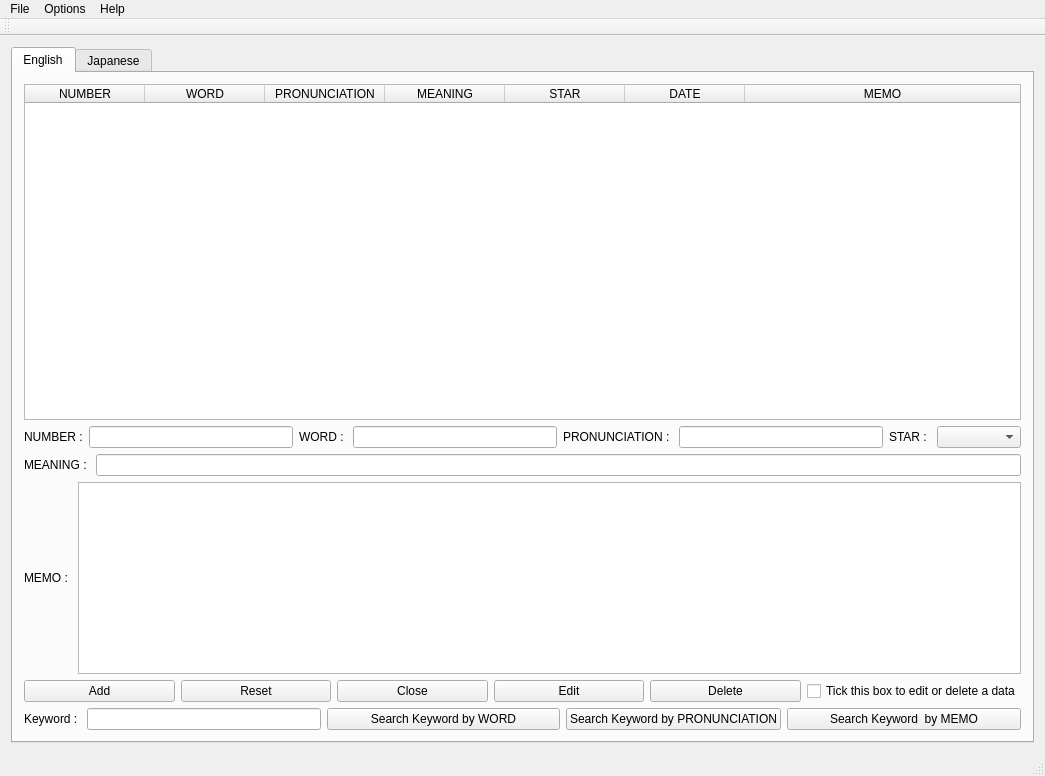
<?xml version="1.0" encoding="UTF-8"?>
<ui version="4.0">
 <class>MainWindow</class>
 <widget class="QMainWindow" name="MainWindow">
  <property name="geometry">
   <rect>
    <x>0</x>
    <y>0</y>
    <width>1045</width>
    <height>776</height>
   </rect>
  </property>
  <property name="sizePolicy">
   <sizepolicy hsizetype="Expanding" vsizetype="Expanding">
    <horstretch>0</horstretch>
    <verstretch>0</verstretch>
   </sizepolicy>
  </property>
  <property name="windowTitle">
   <string>MainWindow</string>
  </property>
  <property name="windowIcon">
   <iconset resource="Word-savvy.qrc">
    <normaloff>:/images/Word-savvy.ico</normaloff>:/images/Word-savvy.ico</iconset>
  </property>
  <property name="styleSheet">
   <string notr="true"/>
  </property>
  <widget class="QWidget" name="centralWidget">
   <layout class="QHBoxLayout" name="horizontalLayout_3">
    <item>
     <widget class="QTabWidget" name="tabWidget">
      <property name="currentIndex">
       <number>0</number>
      </property>
      <widget class="QWidget" name="English_tab">
       <attribute name="title">
        <string>English</string>
       </attribute>
       <layout class="QHBoxLayout" name="horizontalLayout_10">
        <item>
         <layout class="QVBoxLayout" name="verticalLayout">
          <item>
           <widget class="QTableWidget" name="English_tableWidget">
            <property name="sizePolicy">
             <sizepolicy hsizetype="Expanding" vsizetype="Expanding">
              <horstretch>0</horstretch>
              <verstretch>0</verstretch>
             </sizepolicy>
            </property>
            <property name="autoFillBackground">
             <bool>false</bool>
            </property>
            <property name="editTriggers">
             <set>QAbstractItemView::NoEditTriggers</set>
            </property>
            <property name="alternatingRowColors">
             <bool>false</bool>
            </property>
            <property name="textElideMode">
             <enum>Qt::ElideRight</enum>
            </property>
            <property name="sortingEnabled">
             <bool>false</bool>
            </property>
            <attribute name="horizontalHeaderCascadingSectionResizes">
             <bool>true</bool>
            </attribute>
            <attribute name="horizontalHeaderDefaultSectionSize">
             <number>120</number>
            </attribute>
            <attribute name="horizontalHeaderStretchLastSection">
             <bool>true</bool>
            </attribute>
            <attribute name="verticalHeaderVisible">
             <bool>false</bool>
            </attribute>
            <attribute name="verticalHeaderStretchLastSection">
             <bool>false</bool>
            </attribute>
            <column>
             <property name="text">
              <string>NUMBER</string>
             </property>
            </column>
            <column>
             <property name="text">
              <string>WORD</string>
             </property>
            </column>
            <column>
             <property name="text">
              <string>PRONUNCIATION</string>
             </property>
            </column>
            <column>
             <property name="text">
              <string>MEANING</string>
             </property>
            </column>
            <column>
             <property name="text">
              <string>STAR</string>
             </property>
            </column>
            <column>
             <property name="text">
              <string>DATE</string>
             </property>
            </column>
            <column>
             <property name="text">
              <string>MEMO</string>
             </property>
            </column>
           </widget>
          </item>
          <item>
           <layout class="QHBoxLayout" name="horizontalLayout">
            <item>
             <widget class="QLabel" name="label_4">
              <property name="text">
               <string>NUMBER :</string>
              </property>
             </widget>
            </item>
            <item>
             <widget class="QLineEdit" name="English_number_lineEdit">
              <property name="readOnly">
               <bool>true</bool>
              </property>
             </widget>
            </item>
            <item>
             <widget class="QLabel" name="label">
              <property name="text">
               <string>WORD : </string>
              </property>
             </widget>
            </item>
            <item>
             <widget class="QLineEdit" name="English_word_lineEdit"/>
            </item>
            <item>
             <widget class="QLabel" name="label_2">
              <property name="text">
               <string>PRONUNCIATION : </string>
              </property>
             </widget>
            </item>
            <item>
             <widget class="QLineEdit" name="English_pronunciation_lineEdit"/>
            </item>
            <item>
             <widget class="QLabel" name="label_11">
              <property name="text">
               <string>STAR : </string>
              </property>
             </widget>
            </item>
            <item>
             <widget class="QComboBox" name="English_comboBox">
              <item>
               <property name="text">
                <string/>
               </property>
              </item>
              <item>
               <property name="text">
                <string>★</string>
               </property>
              </item>
              <item>
               <property name="text">
                <string>★★</string>
               </property>
              </item>
              <item>
               <property name="text">
                <string>★★★</string>
               </property>
              </item>
              <item>
               <property name="text">
                <string>★★★★</string>
               </property>
              </item>
              <item>
               <property name="text">
                <string>★★★★★</string>
               </property>
              </item>
             </widget>
            </item>
           </layout>
          </item>
          <item>
           <layout class="QHBoxLayout" name="horizontalLayout_2">
            <item>
             <widget class="QLabel" name="label_3">
              <property name="text">
               <string>MEANING : </string>
              </property>
             </widget>
            </item>
            <item>
             <widget class="QLineEdit" name="English_meaning_lineEdit"/>
            </item>
           </layout>
          </item>
          <item>
           <layout class="QHBoxLayout" name="horizontalLayout_5">
            <item>
             <widget class="QLabel" name="label_5">
              <property name="text">
               <string>MEMO : </string>
              </property>
             </widget>
            </item>
            <item>
             <widget class="QTextEdit" name="English_textEdit">
              <property name="sizePolicy">
               <sizepolicy hsizetype="Expanding" vsizetype="Minimum">
                <horstretch>0</horstretch>
                <verstretch>0</verstretch>
               </sizepolicy>
              </property>
             </widget>
            </item>
           </layout>
          </item>
          <item>
           <layout class="QHBoxLayout" name="horizontalLayout_6">
            <item>
             <widget class="QPushButton" name="English_add_pushButton">
              <property name="sizePolicy">
               <sizepolicy hsizetype="Minimum" vsizetype="Fixed">
                <horstretch>0</horstretch>
                <verstretch>0</verstretch>
               </sizepolicy>
              </property>
              <property name="minimumSize">
               <size>
                <width>0</width>
                <height>0</height>
               </size>
              </property>
              <property name="text">
               <string>Add</string>
              </property>
             </widget>
            </item>
            <item>
             <widget class="QPushButton" name="English_reset_pushButton">
              <property name="text">
               <string>Reset</string>
              </property>
             </widget>
            </item>
            <item>
             <widget class="QPushButton" name="English_close_pushButton">
              <property name="sizePolicy">
               <sizepolicy hsizetype="Minimum" vsizetype="Fixed">
                <horstretch>0</horstretch>
                <verstretch>0</verstretch>
               </sizepolicy>
              </property>
              <property name="text">
               <string>Close</string>
              </property>
             </widget>
            </item>
            <item>
             <widget class="QPushButton" name="English_edit_pushButton">
              <property name="text">
               <string>Edit</string>
              </property>
             </widget>
            </item>
            <item>
             <widget class="QPushButton" name="English_delete_pushButton">
              <property name="text">
               <string>Delete</string>
              </property>
             </widget>
            </item>
            <item>
             <widget class="QCheckBox" name="English_checkBox">
              <property name="text">
               <string>Tick this box to edit or delete a data</string>
              </property>
             </widget>
            </item>
           </layout>
          </item>
          <item>
           <layout class="QHBoxLayout" name="horizontalLayout_12">
            <item>
             <widget class="QLabel" name="label_13">
              <property name="text">
               <string>Keyword : </string>
              </property>
             </widget>
            </item>
            <item>
             <widget class="QLineEdit" name="English_keyword_lineEdit">
              <property name="sizePolicy">
               <sizepolicy hsizetype="Expanding" vsizetype="Fixed">
                <horstretch>0</horstretch>
                <verstretch>0</verstretch>
               </sizepolicy>
              </property>
              <property name="minimumSize">
               <size>
                <width>200</width>
                <height>0</height>
               </size>
              </property>
             </widget>
            </item>
            <item>
             <widget class="QPushButton" name="search_English_keyword_by_word_pushButton">
              <property name="sizePolicy">
               <sizepolicy hsizetype="Expanding" vsizetype="Fixed">
                <horstretch>0</horstretch>
                <verstretch>0</verstretch>
               </sizepolicy>
              </property>
              <property name="text">
               <string>Search Keyword by WORD</string>
              </property>
             </widget>
            </item>
            <item>
             <widget class="QPushButton" name="search_English_keyword_by_pronunciation_pushButton">
              <property name="text">
               <string>Search Keyword by PRONUNCIATION</string>
              </property>
             </widget>
            </item>
            <item>
             <widget class="QPushButton" name="search_English_keyword_by_memo_pushButton">
              <property name="sizePolicy">
               <sizepolicy hsizetype="Expanding" vsizetype="Fixed">
                <horstretch>0</horstretch>
                <verstretch>0</verstretch>
               </sizepolicy>
              </property>
              <property name="text">
               <string>Search Keyword  by MEMO</string>
              </property>
             </widget>
            </item>
           </layout>
          </item>
         </layout>
        </item>
       </layout>
      </widget>
      <widget class="QWidget" name="Japanese_tab">
       <attribute name="title">
        <string>Japanese</string>
       </attribute>
       <layout class="QHBoxLayout" name="horizontalLayout_11">
        <item>
         <layout class="QVBoxLayout" name="verticalLayout_2">
          <item>
           <widget class="QTableWidget" name="Japanese_tableWidget">
            <property name="sizePolicy">
             <sizepolicy hsizetype="Expanding" vsizetype="Expanding">
              <horstretch>0</horstretch>
              <verstretch>0</verstretch>
             </sizepolicy>
            </property>
            <property name="editTriggers">
             <set>QAbstractItemView::NoEditTriggers</set>
            </property>
            <attribute name="horizontalHeaderCascadingSectionResizes">
             <bool>true</bool>
            </attribute>
            <attribute name="horizontalHeaderDefaultSectionSize">
             <number>120</number>
            </attribute>
            <attribute name="horizontalHeaderStretchLastSection">
             <bool>true</bool>
            </attribute>
            <attribute name="verticalHeaderStretchLastSection">
             <bool>false</bool>
            </attribute>
            <column>
             <property name="text">
              <string>NUMBER</string>
             </property>
            </column>
            <column>
             <property name="text">
              <string>WORD</string>
             </property>
            </column>
            <column>
             <property name="text">
              <string>PRONUNCIATION</string>
             </property>
            </column>
            <column>
             <property name="text">
              <string>MEANING</string>
             </property>
            </column>
            <column>
             <property name="text">
              <string>STAR</string>
             </property>
            </column>
            <column>
             <property name="text">
              <string>DATE</string>
             </property>
            </column>
            <column>
             <property name="text">
              <string>MEMO</string>
             </property>
            </column>
           </widget>
          </item>
          <item>
           <layout class="QHBoxLayout" name="horizontalLayout_4">
            <item>
             <widget class="QLabel" name="label_6">
              <property name="text">
               <string>NUMBER : </string>
              </property>
             </widget>
            </item>
            <item>
             <widget class="QLineEdit" name="Japanese_number_lineEdit">
              <property name="readOnly">
               <bool>true</bool>
              </property>
             </widget>
            </item>
            <item>
             <widget class="QLabel" name="label_7">
              <property name="text">
               <string>WORD : </string>
              </property>
             </widget>
            </item>
            <item>
             <widget class="QLineEdit" name="Japanese_word_lineEdit"/>
            </item>
            <item>
             <widget class="QLabel" name="label_8">
              <property name="text">
               <string>PRONUNCIATION : </string>
              </property>
             </widget>
            </item>
            <item>
             <widget class="QLineEdit" name="Japanese_pronunciation_lineEdit"/>
            </item>
            <item>
             <widget class="QLabel" name="label_12">
              <property name="text">
               <string>STAR : </string>
              </property>
             </widget>
            </item>
            <item>
             <widget class="QComboBox" name="Japanese_comboBox">
              <item>
               <property name="text">
                <string/>
               </property>
              </item>
              <item>
               <property name="text">
                <string>★</string>
               </property>
              </item>
              <item>
               <property name="text">
                <string>★★</string>
               </property>
              </item>
              <item>
               <property name="text">
                <string>★★★</string>
               </property>
              </item>
              <item>
               <property name="text">
                <string>★★★★</string>
               </property>
              </item>
              <item>
               <property name="text">
                <string>★★★★★</string>
               </property>
              </item>
             </widget>
            </item>
           </layout>
          </item>
          <item>
           <layout class="QHBoxLayout" name="horizontalLayout_7">
            <item>
             <widget class="QLabel" name="label_9">
              <property name="text">
               <string>MEANING : </string>
              </property>
             </widget>
            </item>
            <item>
             <widget class="QLineEdit" name="Japanese_meaning_lineEdit"/>
            </item>
           </layout>
          </item>
          <item>
           <layout class="QHBoxLayout" name="horizontalLayout_8">
            <item>
             <widget class="QLabel" name="label_10">
              <property name="text">
               <string>MEMO : </string>
              </property>
             </widget>
            </item>
            <item>
             <widget class="QTextEdit" name="Japanese_textEdit">
              <property name="sizePolicy">
               <sizepolicy hsizetype="Expanding" vsizetype="Minimum">
                <horstretch>0</horstretch>
                <verstretch>0</verstretch>
               </sizepolicy>
              </property>
             </widget>
            </item>
           </layout>
          </item>
          <item>
           <layout class="QHBoxLayout" name="horizontalLayout_9">
            <item>
             <widget class="QPushButton" name="Japanese_add_pushButton">
              <property name="text">
               <string>Add</string>
              </property>
             </widget>
            </item>
            <item>
             <widget class="QPushButton" name="Japanese_reset_pushButton">
              <property name="text">
               <string>Reset</string>
              </property>
             </widget>
            </item>
            <item>
             <widget class="QPushButton" name="Japanese_close_pushButton">
              <property name="text">
               <string>Close</string>
              </property>
             </widget>
            </item>
            <item>
             <widget class="QPushButton" name="Japanese_edit_pushButton">
              <property name="text">
               <string>Edit</string>
              </property>
             </widget>
            </item>
            <item>
             <widget class="QPushButton" name="Japanese_delete_pushButton">
              <property name="text">
               <string>Delete</string>
              </property>
             </widget>
            </item>
            <item>
             <widget class="QCheckBox" name="Japanese_checkBox">
              <property name="text">
               <string>Tick this box to edit or delete a data</string>
              </property>
             </widget>
            </item>
           </layout>
          </item>
          <item>
           <layout class="QHBoxLayout" name="horizontalLayout_15">
            <item>
             <widget class="QLabel" name="label_14">
              <property name="text">
               <string>Keyword : </string>
              </property>
             </widget>
            </item>
            <item>
             <widget class="QLineEdit" name="Japanese_keyword_lineEdit"/>
            </item>
            <item>
             <widget class="QPushButton" name="search_Japanese_keyword_by_word_pushButton">
              <property name="text">
               <string>Search Keyword by WORD</string>
              </property>
             </widget>
            </item>
            <item>
             <widget class="QPushButton" name="search_Japanese_keyword_by_pronunciation_pushButton">
              <property name="text">
               <string>Search Keyword by PRONUNCIATION</string>
              </property>
             </widget>
            </item>
            <item>
             <widget class="QPushButton" name="search_Japanese_keyword_by_memo_pushButton">
              <property name="text">
               <string>Search Keyword by MEMO</string>
              </property>
             </widget>
            </item>
           </layout>
          </item>
         </layout>
        </item>
       </layout>
      </widget>
     </widget>
    </item>
   </layout>
  </widget>
  <widget class="QMenuBar" name="menuBar">
   <property name="geometry">
    <rect>
     <x>0</x>
     <y>0</y>
     <width>1045</width>
     <height>20</height>
    </rect>
   </property>
   <widget class="QMenu" name="menuFile">
    <property name="title">
     <string>File</string>
    </property>
    <addaction name="actionQuit"/>
   </widget>
   <widget class="QMenu" name="menuHelp">
    <property name="title">
     <string>Help</string>
    </property>
    <addaction name="actionAbout"/>
   </widget>
   <widget class="QMenu" name="menuOptions">
    <property name="title">
     <string>Options</string>
    </property>
    <addaction name="actionFont"/>
   </widget>
   <addaction name="menuFile"/>
   <addaction name="menuOptions"/>
   <addaction name="menuHelp"/>
  </widget>
  <widget class="QToolBar" name="mainToolBar">
   <attribute name="toolBarArea">
    <enum>TopToolBarArea</enum>
   </attribute>
   <attribute name="toolBarBreak">
    <bool>false</bool>
   </attribute>
  </widget>
  <widget class="QStatusBar" name="statusBar"/>
  <action name="actionFont">
   <property name="text">
    <string>Font</string>
   </property>
  </action>
  <action name="actionQuit">
   <property name="text">
    <string>Quit</string>
   </property>
  </action>
  <action name="actionAbout">
   <property name="text">
    <string>About</string>
   </property>
  </action>
 </widget>
 <layoutdefault spacing="6" margin="11"/>
 <resources>
  <include location="Word-savvy.qrc"/>
 </resources>
 <connections/>
</ui>
